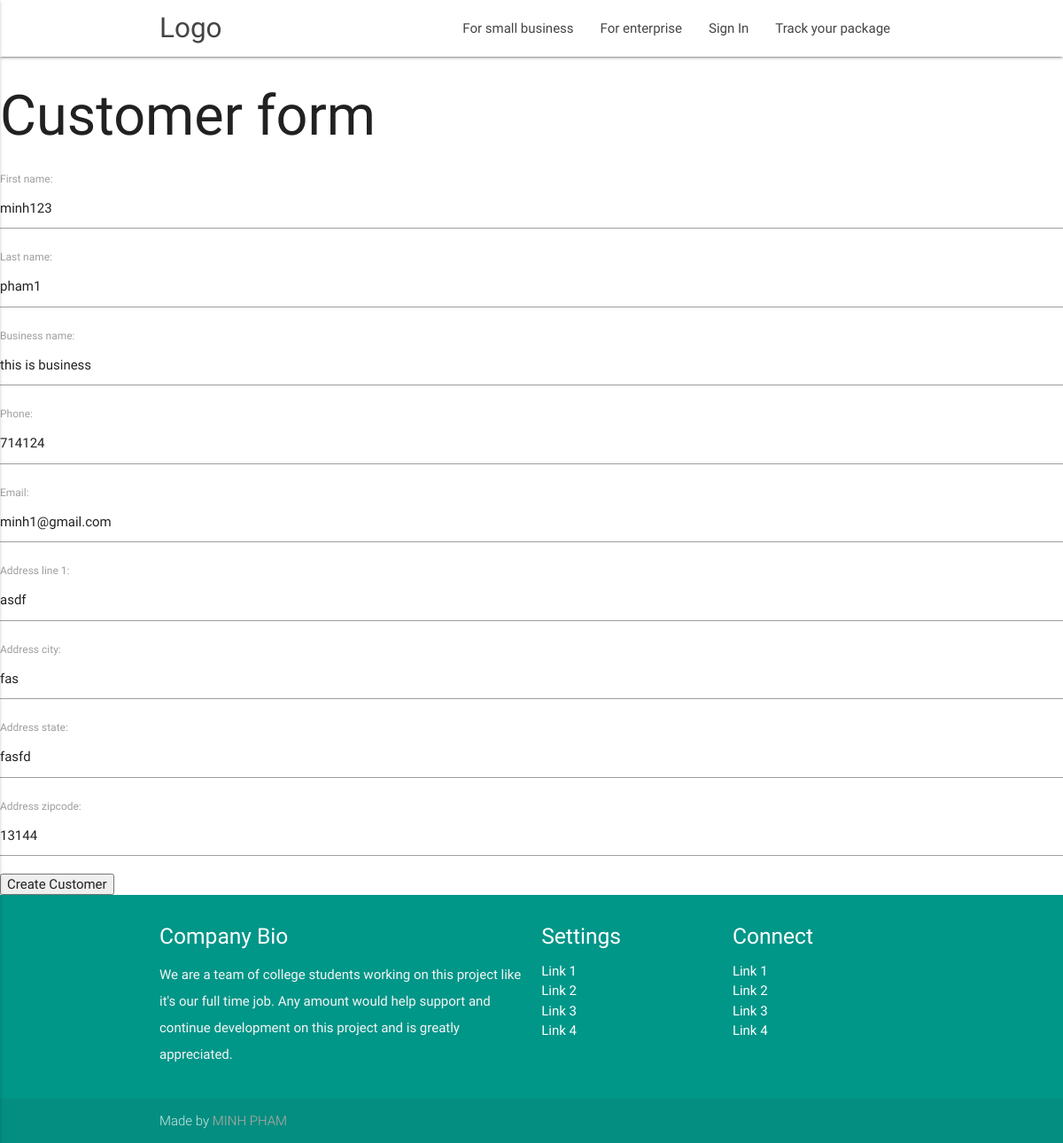
Screenshot of /customers/2/edit/ (signed in) with the database file from the repository.
### customers/models.py (models this page shows, shortened)
class Customer(models.Model):
	first_name = models.CharField(max_length=255)
	last_name = models.CharField(max_length=255)
	business_name = models.CharField(max_length=255)
	phone = models.IntegerField()
	email = models.EmailField(max_length=255)
	address_line_1 = models.CharField(max_length=255)
	address_city = models.CharField(max_length=255)
	address_state = models.CharField(max_length=255)
	address_zipcode = models.IntegerField()

### customers/views.py (the view)
# urls.py: url(r'^(?P<pk>\d+)/edit/$', views.CustomerUpdateView.as_view(), name='update'),
class CustomerUpdateView(LoginRequiredMixin, generic.UpdateView):
	fields = ("first_name", "last_name", "business_name", "phone", "email", "address_line_1", "address_city", "address_state", "address_zipcode")
	model = models.Customer

### customers/templates/customers/customer_form.html (shortened to what this page needs)
{% extends "layout.html" %}
{% load materializecss %}
{% block body_content %}
<h1>Customer form</h1>
<form action="" method="post">
	{{ form|materializecss }}
	<input type="submit" value="Create Customer">
</form>
{% endblock %}

### rows the page displays
Customer: first_name "minh123", last_name "pham1", business_name "this is business", phone "714124", email "minh1@gmail.com", address_line_1 "asdf", address_city "fas", address_state "fasfd", address_zipcode "13144"
